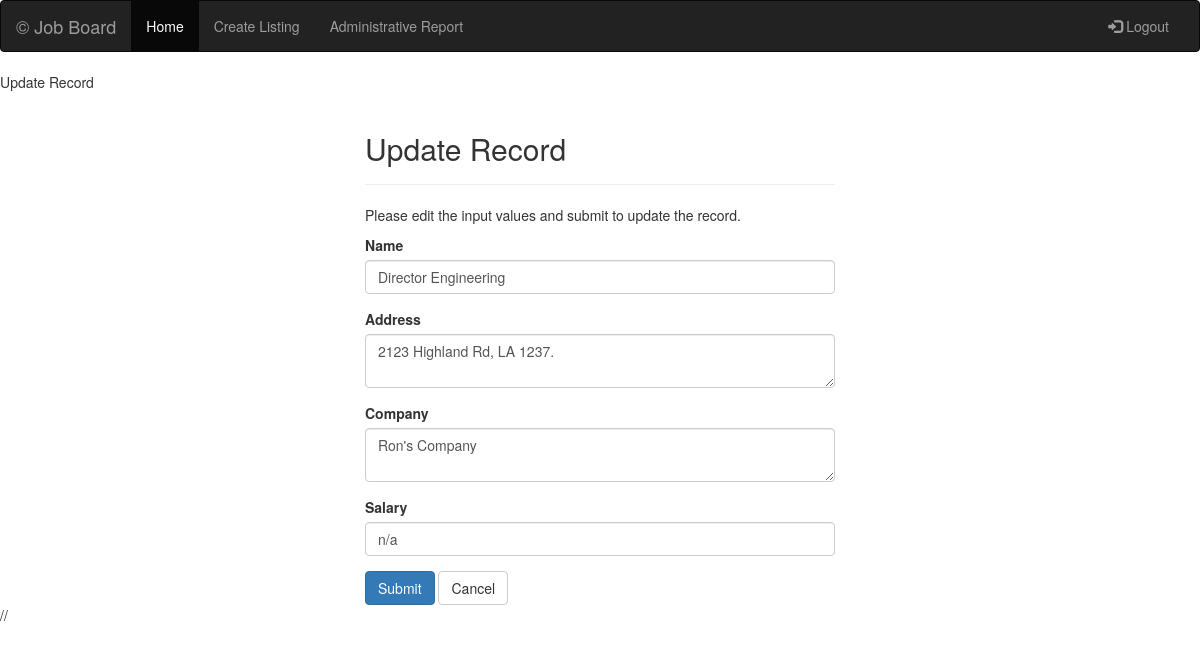
Screenshot of /jobapp/recruiter/update.php?id=16 with the database file from the repository.
### tables this page shows
CREATE TABLE `Job_Opening` (
  `id` int(11) NOT NULL,
  `name` varchar(100) NOT NULL,
  `address` varchar(100) NOT NULL,
  `company` varchar(100) NOT NULL,
  `salary` varchar(100) NOT NULL,
  `sc_email` varchar(100) NOT NULL,
  `Date` timestamp NULL DEFAULT CURRENT_TIMESTAMP,
  `Field` varchar(20) DEFAULT NULL,
  `State` varchar(2) DEFAULT NULL,
  `Education` varchar(15) NOT NULL
);

### jobapp/recruiter/update.php (the view, shortened to what this page needs)
<?php include 'inc/rheader2.php' ?>
<?php
require_once '../config/app_config.php';
$name = $address = $company = $salary = "";
$name_err = $address_err = $company_err = $salary_err = "";
if(isset($_POST["id"]) && !empty($_POST["id"])){
    $id = $_POST["id"];
    $input_name = trim($_POST["name"]);
    if(empty($input_name)){
        $name_err = "Please enter a name.";
    } elseif(!filter_var($input_name, FILTER_VALIDATE_REGEXP, array("options"=>array("regexp"=>"/^[a-zA-Z\s]+$/")))){
        $name_err = "Please enter a valid name.";
    } else{
        $name = $input_name;
    }
    $input_address = trim($_POST["address"]);
    if(empty($input_address)){
        $address_err = "Please enter the salary amount.";
    } elseif(!ctype_digit($input_address)){
        $address_err = "Please enter a positive integer value.";
    } else{
        $address = $input_address;
    }
   $input_salary = trim($_POST["salary"]);
   if(empty($input_salary)){
       $salary_err = "Please enter the salary amount.";
   } elseif(!ctype_digit($input_salary)){
       $salary_err = "Please enter a positive integer value.";
   } else{
       $salary = $input_salary;
   }
   $input_company = trim($_POST["company"]);
    if(empty($input_company)){
        $company_err = "Please enter a Company name.";
    } else{
        $company = $input_company;
    }
    if(empty($name_err)  && empty($address_err) && empty($salary_err) && empty($company_err)){
        $sql = "UPDATE Job_Opening SET name=?, address=?, company=?, salary=? WHERE id=?";
        if($stmt = mysqli_prepare($link, $sql)){
            mysqli_stmt_bind_param($stmt, "sssi", $param_name,  $param_address, $param_company, $param_salary, $param_id);
            $param_name = $name;
            $param_address = $address;
            $param_company = $company;
            $param_salary = $salary;
            $param_id = $id;
            if(mysqli_stmt_execute($stmt)){
                header("location: ind.php");
                exit();
            } else{
                echo "Something went wrong. Please try again later.";
            }
        }
        mysqli_stmt_close($stmt);
    }
    mysqli_close($link);
} else{
    if(isset($_GET["id"]) && !empty(trim($_GET["id"]))){
        $sql = "SELECT * FROM Job_Opening WHERE id = ?";
        if($stmt = mysqli_prepare($link, $sql)){
            mysqli_stmt_bind_param($stmt, "i", $param_id);
            if(mysqli_stmt_execute($stmt)){
                $result = mysqli_stmt_get_result($stmt);
                if(mysqli_num_rows($result) == 1){
                    $row = mysqli_fetch_array($result, MYSQLI_ASSOC);
                    $name = $row["name"];
                    $address = $row["address"];
                    $company = $row["company"];
                    $salary = $row["salary"];
                } else{
                    header("location: error.php");
                    exit();
                }
            } else{
                echo "Oops! Something went wrong. Please try again later.";
            }
        }
    }  else{
        header("location: error.php");
        exit();
    }
}
?>
<!DOCTYPE html>
<html lang="en">
<head>
    <name>Update Record</name>
    <link rel="stylesheet" href="https://maxcdn.bootstrapcdn.com/bootstrap/3.3.7/css/bootstrap.css">
</head>
<body>
    <div class="wrapper">
        <div class="container-fluid">
            <div class="row">
                <div class="col-md-12">
                    <div class="page-header">
                        <h2>Update Record</h2>
                    </div>
                    <p>Please edit the input values and submit to update the record.</p>
                                        <form action="<?php echo htmlspecialchars($_SERVER["PHP_SELF"]); ?>" method="post">
                                            <div class="form-group <?php echo (!empty($name_err)) ? 'has-error' : ''; ?>">
                                                <label>Name</label>
                                                <input type="text" name="name" class="form-control" value="<?php echo $name; ?>">
                                            </div>
                                            <div class="form-group <?php echo (!empty($address_err)) ? 'has-error' : ''; ?>">
                                                <label>Address</label>
                                                <textarea name="address" class="form-control"><?php echo $address; ?></textarea>
                                            </div>
                                            <div class="form-group <?php echo (!empty($company_err)) ? 'has-error' : ''; ?>">
                                                <label>Company</label>
                                                <textarea name="company" class="form-control"><?php echo $company; ?></textarea>
                                            </div>
                                            <div class="form-group <?php echo (!empty($salary_err)) ? 'has-error' : ''; ?>">
                                                <label>Salary</label>
                                                <input type="text" name="salary" class="form-control" value="<?php echo $salary; ?>">
                                            </div>
                        <input type="submit" class="btn btn-primary" value="Submit">
                        <a href="ind.php" class="btn btn-default">Cancel</a>
                    </form>
                </div>
            </div>
        </div>
    </div>
</body>
</html>

### jobapp/recruiter/update.php (style rules this page uses)
.wrapper { width: 500px; margin: 0 auto; }

### rows the page displays
job_opening: name "Director Engineering", address "2123 Highland Rd, LA 1237.", company "Ron's Company", salary "n/a"
